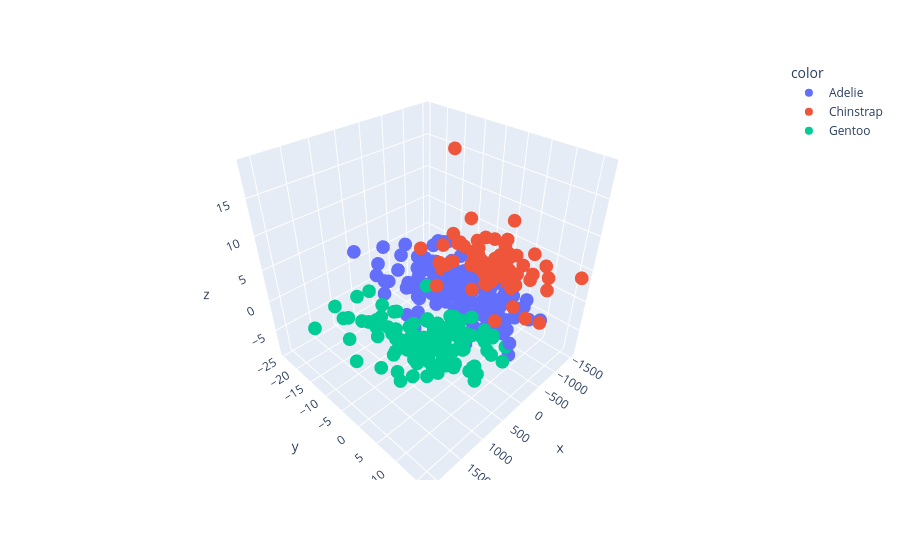

Here is the notebook cell this chart was saved with:
### Code cell
pca_model_3dim = PCA(n_components=3)
tres_dimensoes = pca_model_3dim.fit_transform(entrada)

px.scatter_3d(x=tres_dimensoes[:,0], y=tres_dimensoes[:,1], z=tres_dimensoes[:,2], color=saida)
